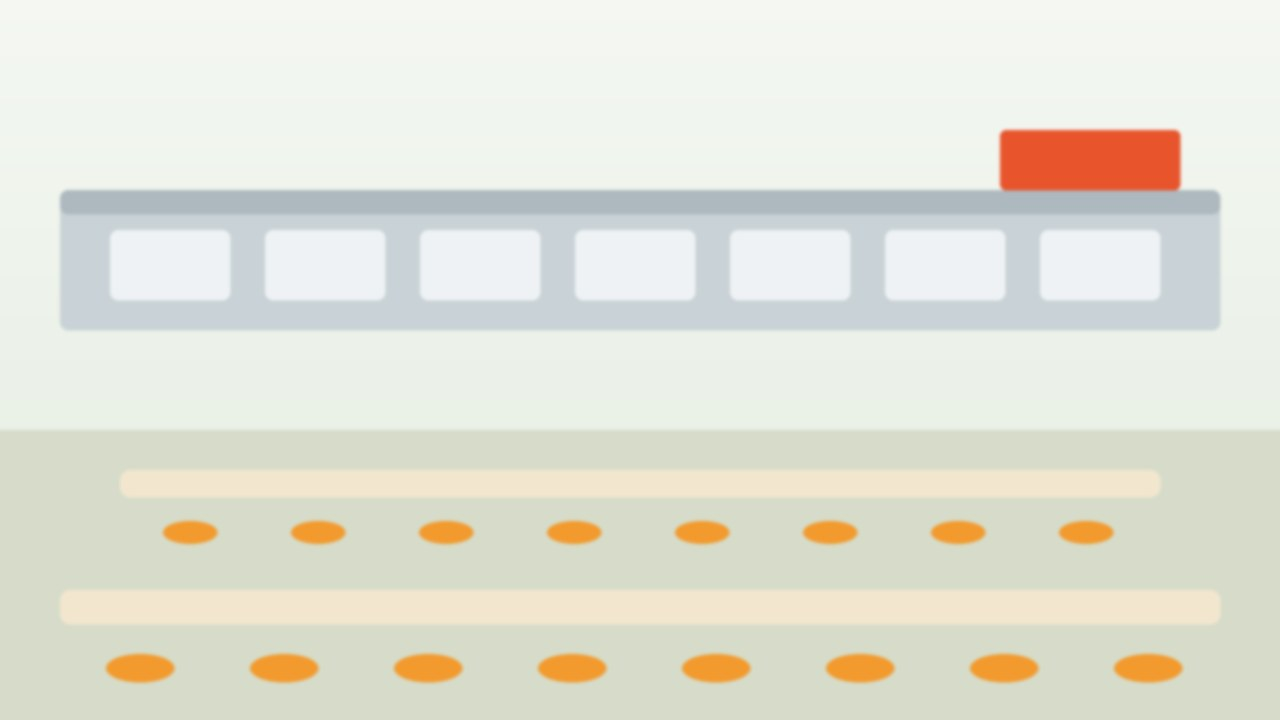
#> input picture renpy/game/images/placeholder/bg/cafeteria.jpg, 1280 x 720 px
$ python -i make_art.py   (imports and definitions only)
#> lines starting #> are read from the running program, lines starting #| are printed output that depends on the picture; after the words box and inside, x2 and y2 are one past the last pixel; in counts of white or black regions, pixels touching at a corner belong together
#!/usr/bin/env python3
"""소개팅 그림(캐릭터 표정, 배경)을 한꺼번에 뽑는 스크립트.

    python tools/make_art.py --only astra     한 명만 먼저 뽑아 본다
    python tools/make_art.py                    없는 그림을 전부 뽑는다
    python tools/make_art.py --dry-run          요청문만 보여 주고 끝낸다

키는 레포 맨 위의 .env 파일에서 읽는다. 자세한 설명은 tools/README.md.
요청문은 tools/art_prompts.json에 있다. 그림이 마음에 안 들면 그 파일만 고친다.

순서: 캐릭터마다 기준 그림(neutral) 한 장 → 그 그림을 참고로 표정 다섯 장 → 배경.
받은 그림은 art/raw/에 그대로 두고, 단색 배경을 지운 것을 art/sprites/에 따로 만든다.
이미 받은 그림은 건너뛰므로 중간에 끊겨도 같은 명령을 다시 실행하면 이어진다.
"""

from __future__ import annotations

import argparse
import base64
import datetime
import hashlib
import http.client
import io
import json
import os
import pathlib
import re
import sys
import time
import urllib.error
import urllib.request
import uuid

try:  # 배경 지우기와 미리보기에만 쓴다. 없으면 받은 그림만 저장한다.
    from PIL import Image, ImageChops, ImageDraw, ImageFont
except ImportError:  # pragma: no cover - 설치 여부에 따라 갈린다
    Image = None

ROOT = pathlib.Path(__file__).resolve().parent.parent
GPT_DOC_PATH = ROOT / "docs" / "art-prompts-gpt.md"
PROMPTS_PATH = pathlib.Path(__file__).resolve().with_name("art_prompts.json")

CF_BASE = "https://api.cloudflare.com/client/v4"
CF_KLEIN = "@cf/black-forest-labs/flux-2-klein-4b"
CF_SCHNELL = "@cf/black-forest-labs/flux-1-schnell"
GEMINI_BASE = "https://generativelanguage.googleapis.com/v1beta"
GEMINI_MODEL = "gemini-nano-banana-2.1"

FACES = ("neutral", "smile", "blush", "pout", "shock", "dark")
BASE_FACE = "neutral"
# 캐릭터만의 표정 이름(characters.<이름>.faces 에서 FACES 밖의 것). 게임의 캐릭터 설정 extra_faces 와 같은 이름이다
EXTRA_FACE_RE = re.compile(r"[a-z][a-z_]{1,23}")
RAW_EXTS = ("png", "jpg", "webp")
TIMEOUT_SEC = 180
RETRY_WAITS = (5, 20, 60)   # 잠깐 생긴 문제일 때 기다렸다 다시 해 보는 간격(초)
MAX_REROLLS = 2             # 그림이 걸러졌을 때 씨앗을 바꿔 다시 해 보는 횟수
PAUSE_SEC = 0.5             # 요청 사이에 쉬는 시간
USER_AGENT = "lte-ann-make-art/1.0"

_sleep = time.sleep


class ArtError(Exception):
    """그림 한 장을 만들지 못했다.

    stop   : 남은 것도 전부 안 될 문제(키 오류, 하루 한도)라 실행을 멈춘다.
    retry  : 잠깐 기다리면 풀릴 수 있다.
    reroll : 씨앗을 바꾸면 될 수 있다(결과 그림이 걸러진 경우).
    quota  : 요청이 너무 많다는 응답. 기다려도 안 풀리면 멈춘다.
    """

    # [6 lines left out: function __init__, not called in this run]


# ---------------------------------------------------------------- 공통 도구

def say(text="", end="\n"):
    print(text, end=end, flush=True)


# [40 lines left out: functions load_dotenv, load_config, not called in this run]


PLAN_DOS = ("done", "keep", "redo", "some")
PLAN_WORDS = {
    "done": "할 것 없음",
    "keep": "캐릭터만의 표정만 새로 뽑기",
    "redo": "전부 다시 뽑기",
    "some": "적힌 표정만 다시 뽑기",
}


# [34 lines left out: functions plan_of, to_draw, faces_for, sniff_image, not called in this run]


MIME = {"png": "image/png", "jpg": "image/jpeg", "webp": "image/webp"}


# [33 lines left out: functions encode_multipart, http_post, not called in this run]


def _snippet(body, limit=300):
    return body[:limit].decode("utf-8", "replace").replace("\n", " ")


# [20 lines left out: functions _parse_json, _decode_base64_image, not called in this run]


# ---------------------------------------------------------------- Cloudflare

# 오류 번호는 developers.cloudflare.com/workers-ai/platform/errors/ 의 표에서 가져왔다.
CF_DAILY_LIMIT = 3036                        # 하루 무료 한도(10,000 뉴런)를 다 씀. HTTP 429
CF_BAD_MODEL = (5007, 3042, 5028)            # 없는 모델, 잘못된 모델 이름, 없어진 모델
CF_NOT_THE_TOKEN = (3023, 3041, 5016, 5018, 5035)   # 403이지만 계정이나 모델 쪽 사정
CF_REJECTED = 3030   # 그림이 걸러졌을 때의 번호라고 알려져 있으나 공식 표에는 없다
CF_SCHNELL_PROMPT_MAX = 2048                 # schnell 입력 스키마의 prompt maxLength


# [45 lines left out: function decode_cloudflare, not called in this run]


class Cloudflare:
    name = "cloudflare"
    # 문서: "All input images must be smaller than 512x512." 512도 되는지는 적혀 있지 않아서 511로 둔다.
    ref_max_side = 511
    max_refs = 4   # 문서: "supports up to 4 image inputs"

    # [5 lines left out: function __init__, not called in this run]

    @property
    def uses_reference(self):
        return "flux-2" in self.model

    # [52 lines left out: functions generate, find_images, not called in this run]


# 그림이 걸러졌거나 만들어지지 않았다는 오류 코드. ai.google.dev/gemini-api/docs/api-errors 의 표.
GEMINI_BLOCKED = frozenset({
    "safety", "recitation", "language", "prohibited_content", "spii", "blocklist",
    "image_safety", "image_prohibited_content", "image_recitation", "image_other",
    "content_blocked", "no_image",
})


# [57 lines left out: functions _gemini_error, _gemini_format_refused, gemini_images, decode_gemini, not called in this run]


class Gemini:
    name = "gemini"
    uses_reference = True
    ref_max_side = None   # 참고 그림 크기 한도가 문서에 없다

    def __init__(self, key, model=GEMINI_MODEL):
        self.key = key
        self.model = model

    # [132 lines left out: functions generate, pick_backend, generate, all_keys, parse_only, not called in this run]


def split_key(key):
    left, _, right = key.partition(":")
    return left, right


def is_bg(key):
    return key.startswith("bg:")


def raw_stem(out, key):
    left, right = split_key(key)
    return pathlib.Path(out) / "raw" / left / right


# 2026-11-13에 바꾸기 전의 캐릭터 id. 받은 그림을 예전 폴더 이름(art/raw/giulhee)에 넣어도 찾는다
OLD_IDS = {"astra": "giulhee", "gemma": "oeun", "sora": "anna", "nova": "relu", "mistral": "haru", "haiku": "boxhyun"}


# [19 lines left out: functions find_raw, final_path, not called in this run]


def seed_for(name, offset=0):
    digest = hashlib.sha256(name.encode("utf-8")).hexdigest()
    return int(digest[:8], 16) % 1_000_000_000 + offset


# [43 lines left out: functions variant_text, sprite_prompt, gpt_sprite_prompt, not called in this run]


def gpt_variant_prompt(cfg, char_id, face):
    """기준 그림을 붙인 채로 보내는 표정 바꾸기 요청문."""
    return variant_text(cfg, char_id, face) + " Keep the same background and the same image size."


# [98 lines left out: functions gpt_doc, _draw_tag, not called in this run]


def bg_prompt(cfg, place):
    background = cfg["background"]
    return " ".join([background["style"], cfg["backgrounds"][place]["prompt"], background["rules"]])


# ---------------------------------------------------------------- 그림 다듬기

def _median(values):
    ordered = sorted(values)
    return ordered[len(ordered) // 2]


# [65 lines left out: functions estimate_background, _spill_image, _spill_value, cut_background, not called in this run]


# 그림 도구(ChatGPT 등)가 투명 배경을 달라는 요청에 체크무늬(흰 칸과 밝은 회색 칸)를 그림에 그려 넣을 때가 있다
# (2026-11-14 아스트라 denial). 칸의 색은 고르지 않고 칸 크기도 들쭉날쭉해서 정확한 격자로는 찾지 못한다.
# 그래서 "거의 무채색이고 밝은 점"을 위, 왼쪽, 오른쪽 테두리에서부터 이어지는 데까지 배경으로 본다.
# 아래쪽 테두리에서는 시작하지 않는다. 흰 셔츠가 아래 테두리에 닿아 있어서 셔츠까지 지워진다
CHECKER_SAT = 16            # 체크무늬 점: 가장 큰 채널과 가장 작은 채널의 차이가 이만큼 이하(셔츠는 연보라라서 더 크다)
CHECKER_LOW = 188           # 체크무늬 점: 가장 작은 채널이 이만큼 이상(어두운 칸도 꽤 밝다)
CHECKER_SPLIT = 232         # 이보다 밝으면 흰 칸, 어두우면 회색 칸
CHECKER_EDGE_SHARE = 0.6    # 테두리 점의 이만큼 이상이 체크무늬 점이고 흰 칸과 회색 칸이 다 있으면 체크무늬 배경이다
CHECKER_MIX = 0.15          # 흰 칸과 회색 칸이 저마다 이만큼 이상 섞여 있어야 체크무늬다
CHECKER_HOLE_MIN = 20       # 머리카락 사이에 갇힌 체크무늬 조각은 이만큼 이상 크고 두 칸이 섞여 있으면 지운다
FRINGE_LOW = 150            # 사람 가장자리에서 이보다 밝고
FRINGE_SAT = 40             # 이보다 무채색에 가까운 점은 체크무늬가 섞인 것이라 지운다
FRINGE_PASSES = 2


def _checker_masks(rgb):
    """(체크무늬 색인 점, 흰 칸 점)을 점마다 0/1인 bytes로."""
    red, green, blue = rgb.split()
    high = ImageChops.lighter(ImageChops.lighter(red, green), blue)
    low = ImageChops.darker(ImageChops.darker(red, green), blue)
    gray = ImageChops.subtract(high, low).point(lambda v: 1 if v <= CHECKER_SAT else 0)
    bright = low.point(lambda v: 1 if v >= CHECKER_LOW else 0)
    light = low.point(lambda v: 1 if v >= CHECKER_SPLIT else 0)
    # 두 판은 점마다 0 또는 1이다. 둘 다 1인 점(darker는 작은 쪽)이 체크무늬 색이다. multiply는 255로 나눠서 쓰지 않는다
    return ImageChops.darker(gray, bright).tobytes(), light.tobytes(), low.tobytes(), \
        ImageChops.subtract(high, low).tobytes()


def _edge_indexes(width, height):
    """위, 왼쪽, 오른쪽 테두리 점의 번호."""
    return list(range(width)) + [y * width for y in range(height)] + [y * width + width - 1 for y in range(height)]


# [10 lines left out: function looks_like_checker, not called in this run]


def _neighbors(index, width, total):
    x = index % width
    if index >= width:
        yield index - width
    if index + width < total:
        yield index + width
    if x > 0:
        yield index - 1
    if x < width - 1:
        yield index + 1


def cut_checker(image):
    """그려 넣은 체크무늬 배경을 투명하게 만든다. (RGBA 그림, 경고 문장 또는 None)을 돌려준다."""
    rgb = image.convert("RGB")
    width, height = rgb.size
    total = width * height
    candidate, light, low, spread = _checker_masks(rgb)
    background = bytearray(total)

    # 1. 위, 왼쪽, 오른쪽 테두리에서 이어지는 체크무늬 점
    stack = [i for i in _edge_indexes(width, height) if candidate[i] and not background[i]]
    for index in stack:
        background[index] = 1
    while stack:
        index = stack.pop()
        for near in _neighbors(index, width, total):
            if candidate[near] and not background[near]:
                background[near] = 1
                stack.append(near)

    # 2. 머리카락 사이에 갇힌 체크무늬 조각. 흰 칸과 회색 칸이 섞여 있어야 한다(셔츠의 흰 부분은 흰색만이다)
    seen = bytearray(background)
    for start in range(total):
        if not candidate[start] or seen[start]:
            continue
        seen[start] = 1
        piece = [start]
        stack = [start]
        while stack:
            index = stack.pop()
            for near in _neighbors(index, width, total):
                if candidate[near] and not seen[near]:
                    seen[near] = 1
                    piece.append(near)
                    stack.append(near)
        whites = sum(light[i] for i in piece)
        if (len(piece) >= CHECKER_HOLE_MIN and whites >= CHECKER_MIX * len(piece)
                and len(piece) - whites >= CHECKER_MIX * len(piece)):
            for index in piece:
                background[index] = 1

    # 3. 가장자리에 남은 밝은 무채색 점(체크무늬와 섞인 점)을 벗겨 낸다
    for _ in range(FRINGE_PASSES):
        peel = [i for i in range(total) if not background[i] and low[i] >= FRINGE_LOW and spread[i] <= FRINGE_SAT
                and any(background[n] for n in _neighbors(i, width, total))]
        for index in peel:
            background[index] = 1

    if sum(background) >= total * 0.98:
        return rgb.convert("RGBA"), "체크무늬를 지우고 나니 남은 것이 없음"
    alpha = Image.frombytes("L", (width, height), bytes(0 if b else 255 for b in background))
    result = rgb.convert("RGBA")
    result.putalpha(alpha)
    return result, None


# [476 lines left out: functions normalize_sprite, has_transparency, finish_sprite, finish_background, finish, reference_image and 12 more, not called in this run]


# [2 lines not run here, left out]

>>> from PIL import Image
>>> picture = Image.open('../renpy/game/images/placeholder/bg/cafeteria.jpg')
#> picture is the input picture: PIL image 1280x720 RGB; mean R, G, B 226.8, 226.7, 214.8
>>> result = cut_checker(picture)
#> in _checker_masks, `gray = ImageChops.subtract(high, low).point(lambda v: 1 if v <= CHECKE..`:
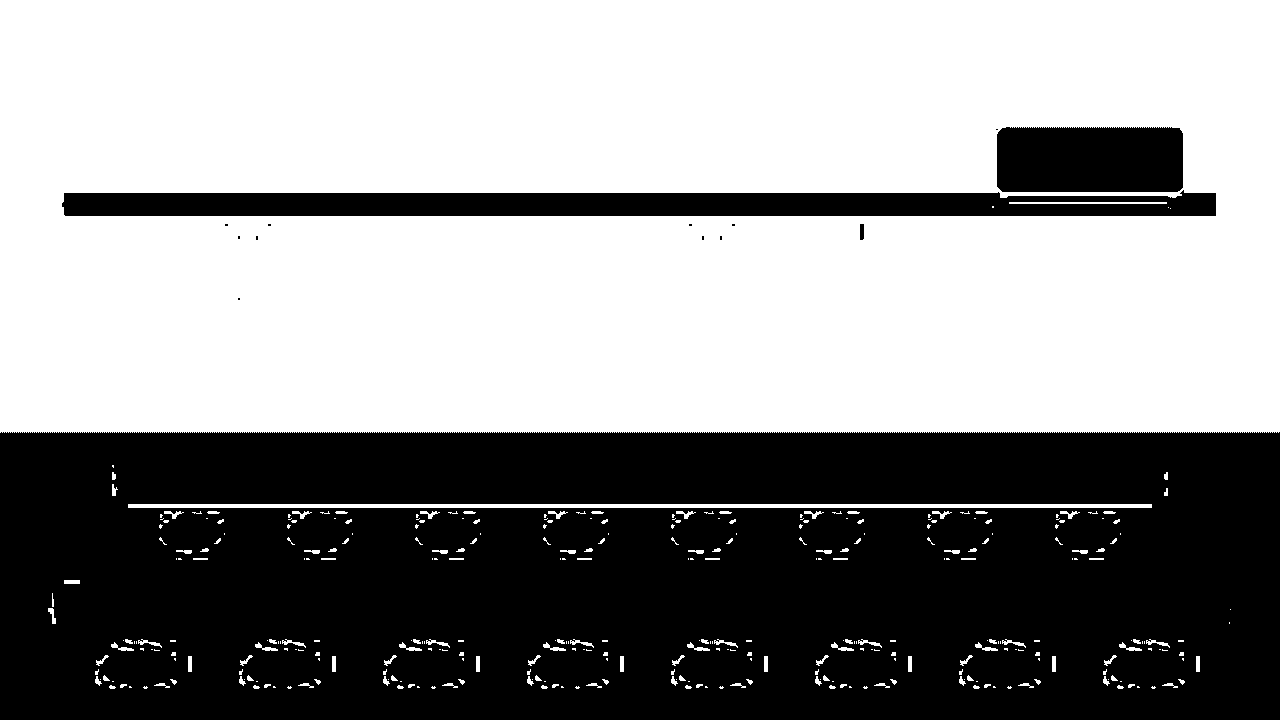
#> gray: PIL image 1280x720 L; values 0 (black) and 1 (white), 57.2% white; 14 black regions (10 under 20 px), largest, box (x1, y1, x2, y2) and area: (0, 432, 1280, 720) 356722, (62, 190, 1216, 216) 25616, (997, 127, 1183, 192) 11937, (860, 224, 864, 240) 63
#> in _checker_masks, `light = low.point(lambda v: 1 if v >= CHECKER_SPLIT else 0)`:
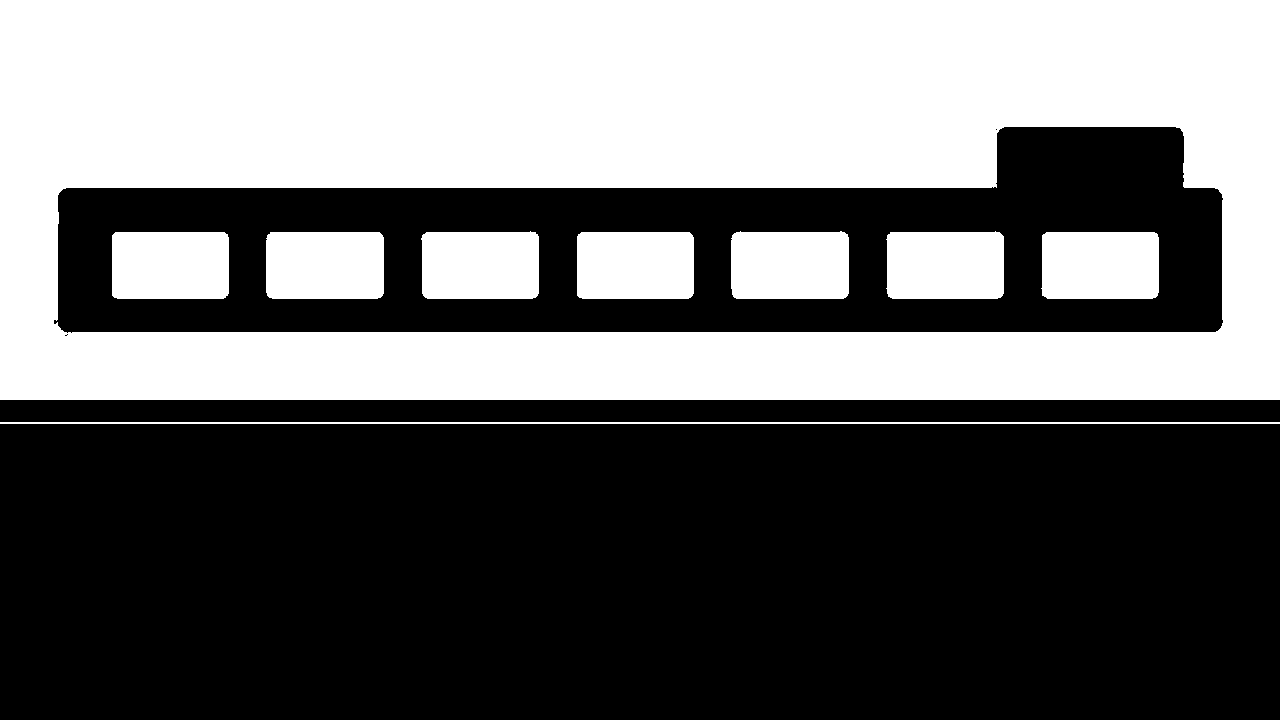
#> light: PIL image 1280x720 L; values 0 (black) and 1 (white), 42.4% white; 9 white regions, largest, box (x1, y1, x2, y2) and area: (0, 0, 1280, 400) 333105, (731, 231, 849, 299) 7855, (266, 232, 384, 299) 7854
#> in cut_checker, `stack = [i for i in _edge_indexes(width, height) if candidate[i] and n..`: stack = 2145 values, max 552960 at index 1712, min 0 at index 0, mean 112004.6
#> the loop in cut_checker, `while stack:` made 512839 passes
#> index on passes 1 to 3: 552959, 552958, 552957
#> after the loop in cut_checker, `while stack:`: stack = []
#> in cut_checker, `alpha = Image.frombytes("L", (width, height), bytes(0 if b else 255 fo..`:
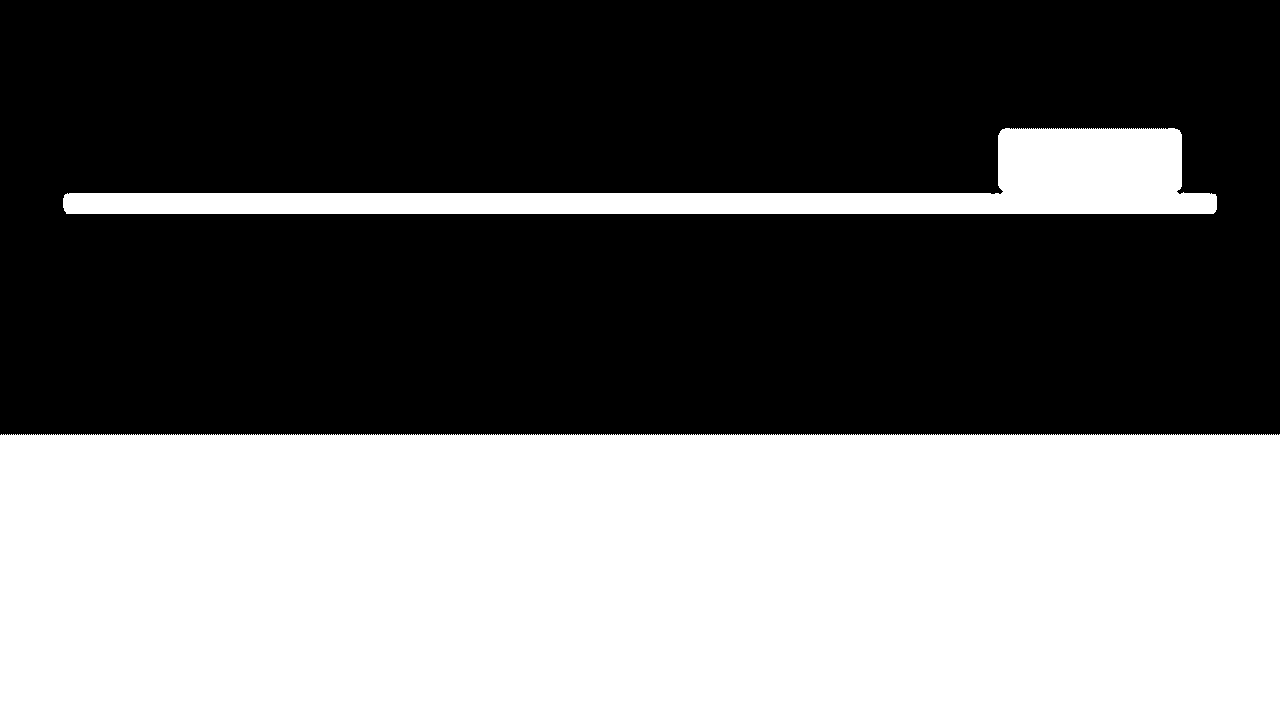
#> alpha: PIL image 1280x720 L; 43.6% white; 2 white regions, box (x1, y1, x2, y2) and area: (0, 434, 1280, 720) 365440, (63, 128, 1217, 214) 35997
#> in cut_checker, `result.putalpha(alpha)`:
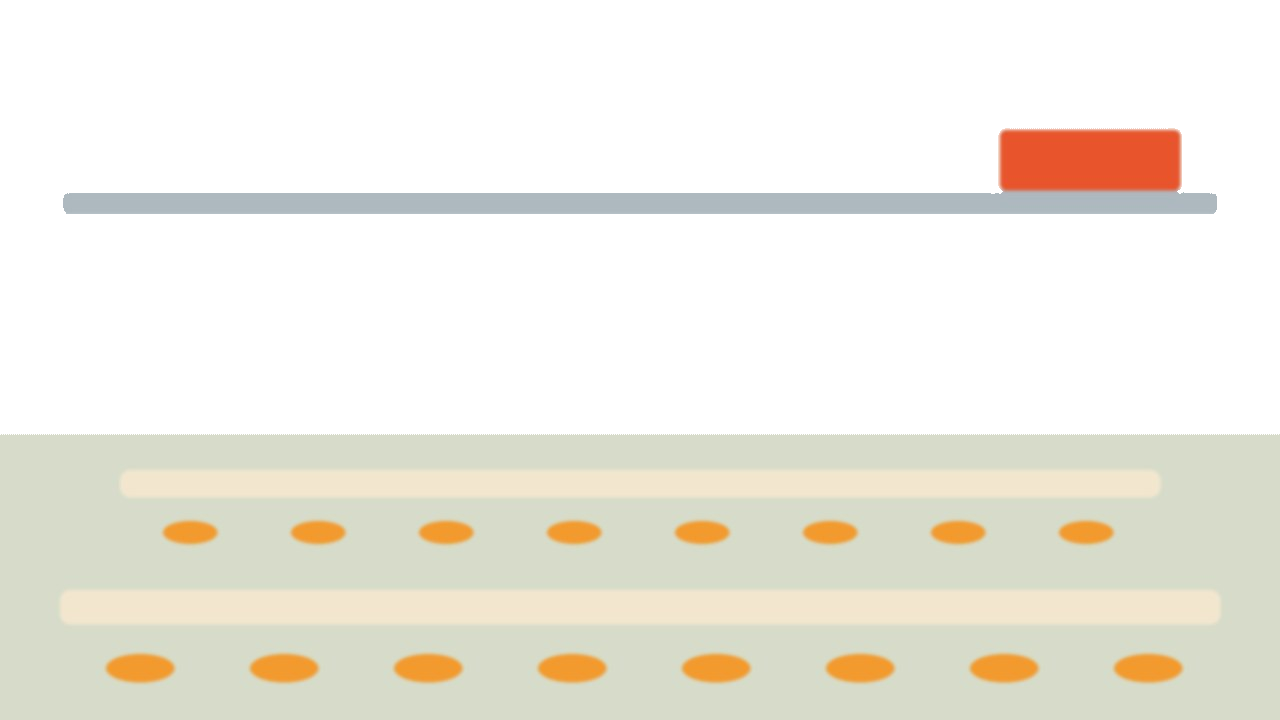
#> result: PIL image 1280x720 RGBA; mean R, G, B, A 226.8, 226.7, 214.8, 111.1; transparent parts drawn white
